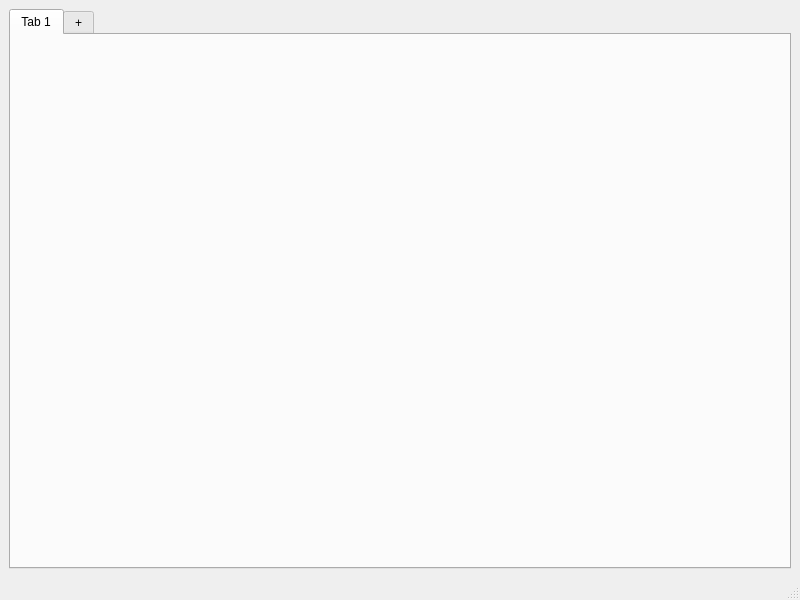
<?xml version="1.0" encoding="UTF-8"?>
<ui version="4.0">
 <class>Main_Window</class>
 <widget class="QMainWindow" name="Main_Window">
  <property name="geometry">
   <rect>
    <x>0</x>
    <y>0</y>
    <width>800</width>
    <height>600</height>
   </rect>
  </property>
  <property name="windowTitle">
   <string>MainWindow</string>
  </property>
  <widget class="QWidget" name="centralwidget">
   <layout class="QVBoxLayout" name="verticalLayout">
    <item>
     <widget class="QTabWidget" name="tabWidget">
      <property name="currentIndex">
       <number>0</number>
      </property>
      <property name="tabsClosable">
       <bool>false</bool>
      </property>
      <widget class="QWidget" name="tab">
       <attribute name="title">
        <string>Tab 1</string>
       </attribute>
      </widget>
      <widget class="QWidget" name="plus_tab">
       <attribute name="title">
        <string>+</string>
       </attribute>
      </widget>
     </widget>
    </item>
   </layout>
  </widget>
  <widget class="QMenuBar" name="menubar">
   <property name="geometry">
    <rect>
     <x>0</x>
     <y>0</y>
     <width>800</width>
     <height>21</height>
    </rect>
   </property>
  </widget>
  <widget class="QStatusBar" name="statusbar"/>
 </widget>
 <resources/>
 <connections/>
</ui>
